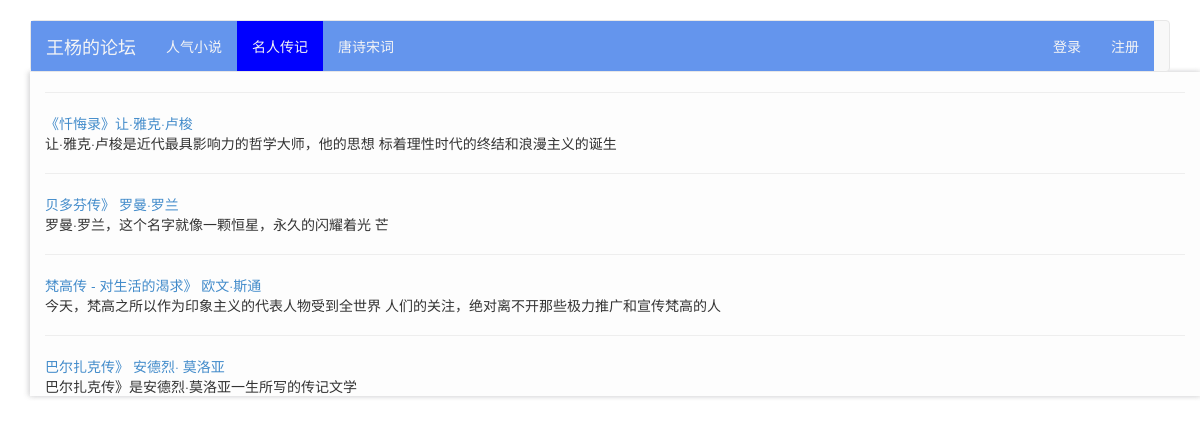
The app's page /category/12 with its own data.
### BBS/models.py (models this page shows, shortened)
class Category(models.Model):
    name = models.CharField(max_length=32, unique=True)
    administrator=models.ForeignKey('BBS_user')

class BBS(models.Model):
    cate=models.ForeignKey('Category',default=7)
    title=models.CharField(max_length=64,)
    summary=models.CharField(max_length=256,blank=True,null=True)
    content=models.TextField()
    author = models.ForeignKey("BBS_user")
    view_count=models.IntegerField(blank=True,null=True)
    ranking=models.IntegerField(blank=True,null=True)
    create_at=models.DateTimeField(blank=True,null=True)
    update_at=models.DateTimeField(blank=True,null=True)
    pass

### BBS/views.py (the view)
# urls.py: url(r'^category/(\d+)',BBS.views.ind)
def ind(request,id):
    perms = request.user.get_all_permissions()
    bbs_list= models.BBS.objects.filter(cate__id=id)
    bbs_cate=models.Category.objects.all()
    return render_to_response('http1.html',{'aa':bbs_list,
                                          "user":request.user,
                                          "cate":bbs_cate,
                                          "cate_id":int(id),
                                            "perms": perms
                                          })

### templates/http1.html (shortened to what this page needs)
<!DOCTYPE html>
<html lang="zh-CN" xmlns="http://www.w3.org/1999/html">
  <head>
    <link href="/static/css/bootstrap.min.css" rel="stylesheet">
    <link href="/static/css/navbar.css" rel="stylesheet">
	<link href="/static/css/cust.css" rel="stylesheet">
  </head>
  <body>
    <div class="container">
      <nav class="navbar navbar-default" >
        <div class="container-fluid" >
          <div class="navbar-header" style="background-color: cornflowerblue;color: whitesmoke" >
            <a class="navbar-brand"  style="background-color: cornflowerblue; color: whitesmoke;"  href="/">王杨的论坛</a>
          </div>
          <div id="navbar" class="navbar-collapse collapse" style="background-color: cornflowerblue;color: whitesmoke">
            <ul class="nav navbar-nav" >
              {% for aa in cate %}
                  {% ifequal aa.id cate_id %}
              <li class="active" ><a href="/category/{{ aa.id }}" style="background-color: blue;color: whitesmoke">{{ aa.name }}</a></li>
                  {% else %}
              <li class="#"><a href="/category/{{ aa.id }}" style="background-color: cornflowerblue;color: whitesmoke">{{ aa.name }}</a></li>
                  {% endifequal %}
              {% endfor %}
            </ul>
            <ul class="nav navbar-nav navbar-right" style="background-color: cornflowerblue;color: whitesmoke" >
			{% if user.is_authenticated and "BBS.add_category" in perms%}
            <li><a href="/MagCate/" style="background-color: cornflowerblue;color: whitesmoke">板块管理</a></li>
              <li><a href="/pub/" style="background-color: cornflowerblue;color: whitesmoke">发帖</a></li>
                <li><a href="/search/" style="background-color: cornflowerblue;color: whitesmoke">我的帖子</a></li>
              <li class="dropdown">
                <a href="#" class="dropdown-toggle" data-toggle="dropdown" role="button" aria-haspopup="true" aria-expanded="false" style="background-color: cornflowerblue;color: whitesmoke">{{ user.username }} <span class="caret"></span></a>
                <ul class="dropdown-menu">
                  <li><a href="/logout/" style="background-color: cornflowerblue;color: whitesmoke">注销</a></li>
            {% else %}
			<li><a href="/login/" style="background-color: cornflowerblue;color: whitesmoke">登录</a></li>
			<li><a href="/register/"style="background-color: cornflowerblue;color: whitesmoke" >注册</a></li>
			 {% endif %}
            </ul>
          </div>
        </div>
      </nav>
      <div class="container center-container-hx" style="background-color: #FDFDFD;margin-top: -20px;">
              {%  block page-content %}
              <div class="contents">
                  {% for bbs in aa %}
                      <hr>
                      <a  href="/detail/{{ bbs.id }}/" >{{ bbs.title }}</a>
                      <br>
                      {{ bbs.summary }}
                  {% endfor %}
              </div>
              {% endblock %}
       </div>
    </div>
  </body>
</html>

### static/css/navbar.css (style rules this page uses)
body { padding-top: 20px; padding-bottom: 20px; }
.navbar { margin-bottom: 20px; }

### static/css/cust.css (style rules this page uses)
.center-container-hx,.footer { box-shadow: 2px 0 5px rgba(214,214,215,0.9), -2px 0 5px rgba(214,214,215,0.9); }
.contents { margin-top: 20px; }
* { word-wrap: break-word }

### records on screen
Category: name "人气小说"
Category: name "名人传记"
Category: name "唐诗宋词"
BBS: title "《忏悔录》让·雅克·卢梭", summary "让·雅克·卢梭是近代最具影响力的哲学大师，他的思想 标着理性时代的终结和浪漫主义的诞生"
BBS: title "贝多芬传》 罗曼·罗兰", summary "罗曼·罗兰，这个名字就像一颗恒星，永久的闪耀着光 芒"
BBS: title "梵高传 - 对生活的渴求》 欧文·斯通", summary "今天，梵高之所以作为印象主义的代表人物受到全世界 人们的关注，绝对离不开那些极力推广和宣传梵高的人"
BBS: title "巴尔扎克传》 安德烈· 莫洛亚", summary "巴尔扎克传》是安德烈·莫洛亚一生所写的传记文学"
